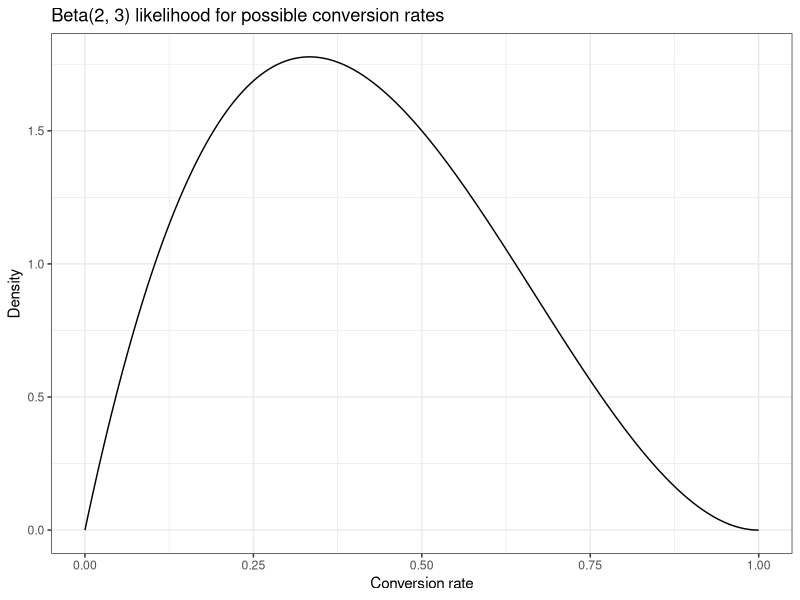
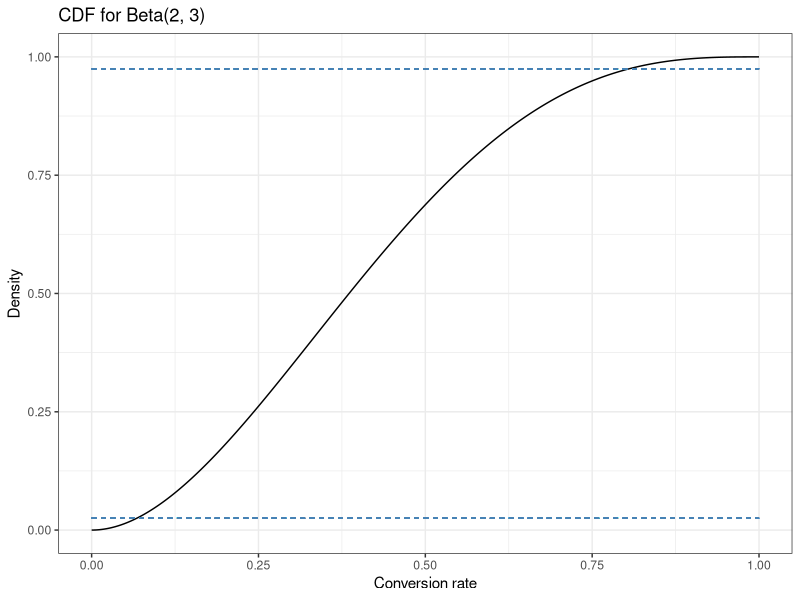
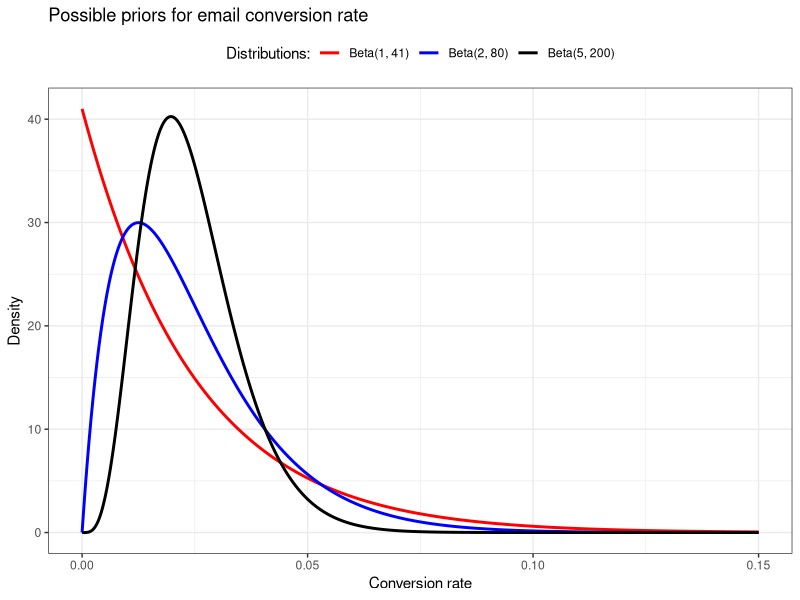
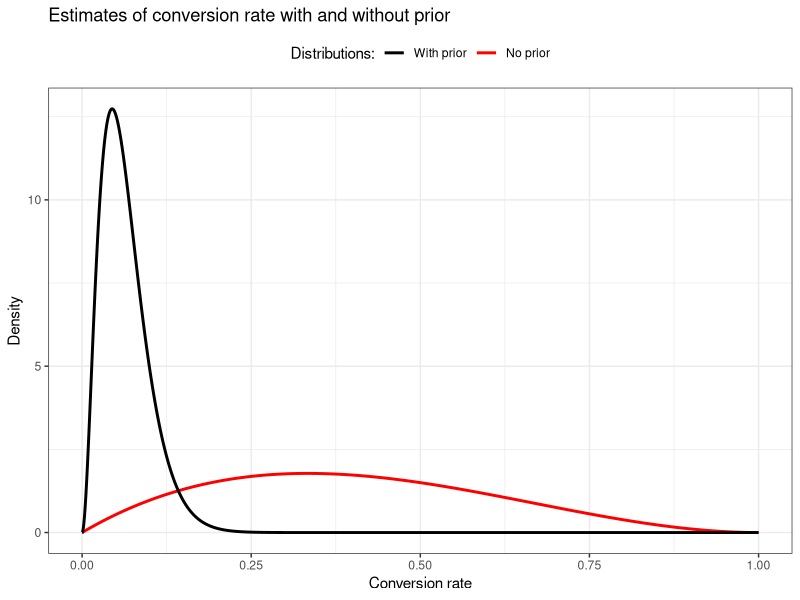
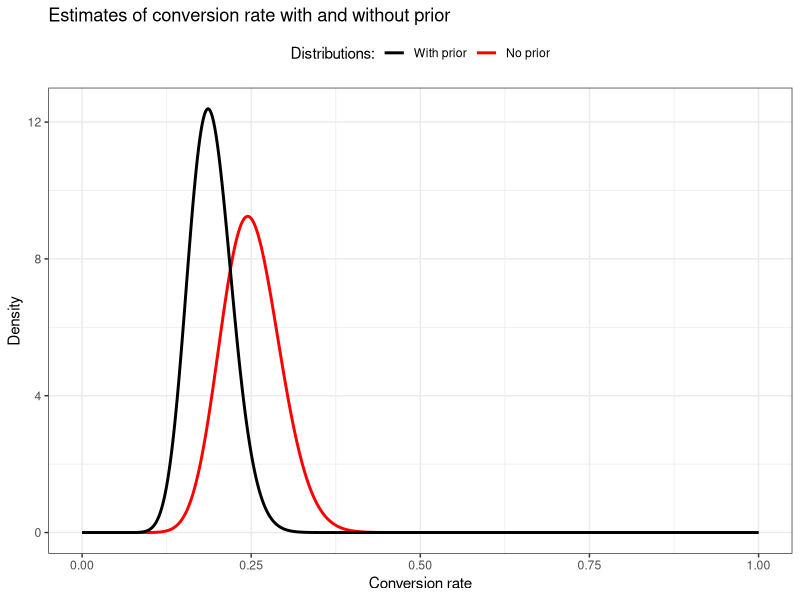
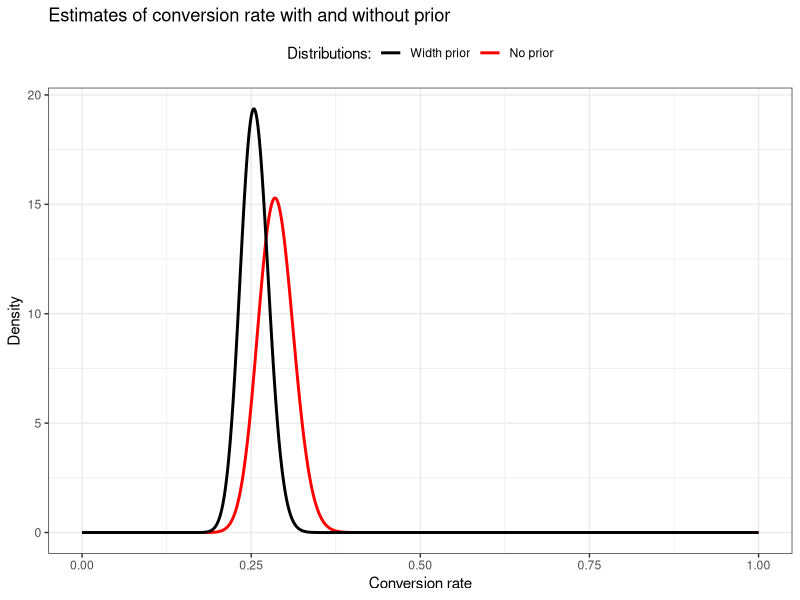
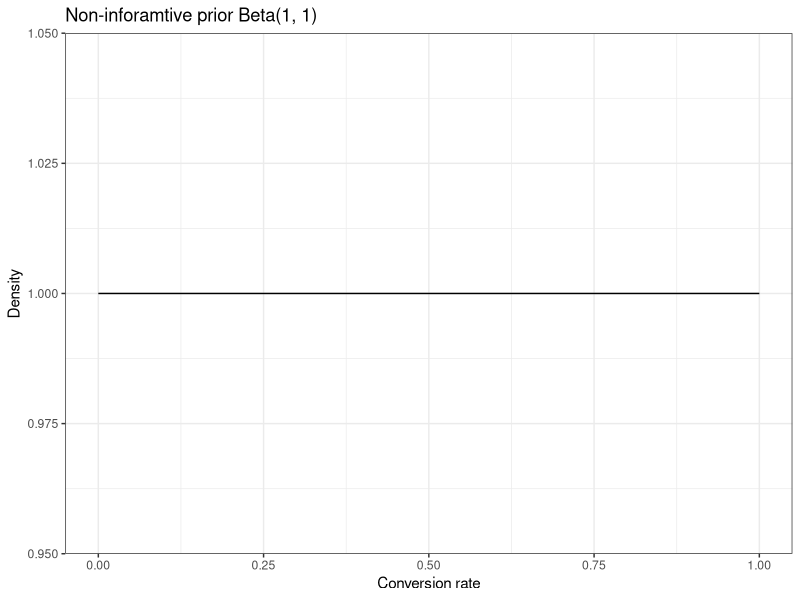
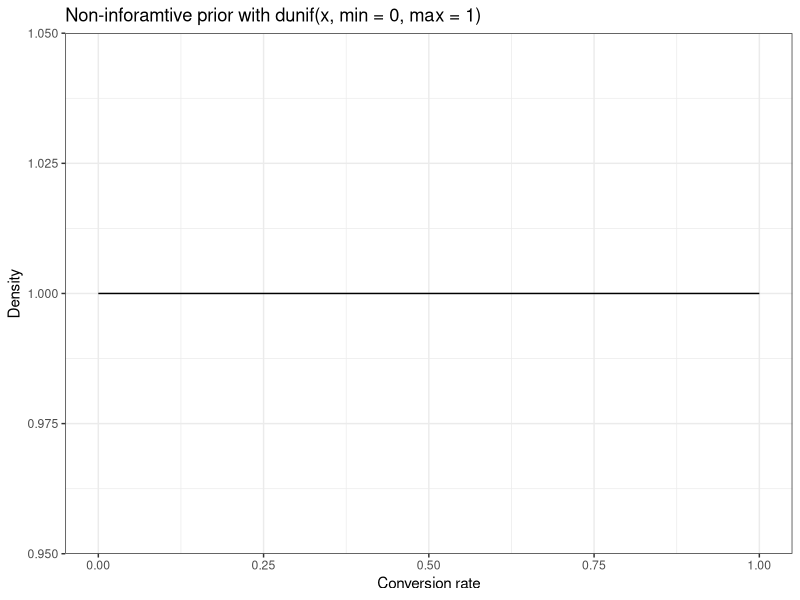

Generate these figures, in order, with R:
## ---- chunk 1
#| label: fig-pb-14-1
#| fig-cap: "The beta distribution for our observations so far"
#| attr-source: '#lst-fig-pb-14-1 lst-cap="Draw beta distribution for our observations so far"'
#| out.width: 70%
#| fig.align: center
tibble::tibble(x = seq(0, 1, .0001),
               y = dbeta(x, 2, 3)) |> 
    ggplot2::ggplot(ggplot2::aes(x = x, y = y)) +
    ggplot2::geom_line() +
    ggplot2::theme_bw() +
    ggplot2::labs(
        title = "Beta(2, 3) likelihood for possible conversion rates",
        x = "Conversion rate",
        y = "Density"
    )
## ---- chunk 2
#| label: fig-pb-14-2
#| fig-cap: "CDF for our observation"
#| attr-source: '#lst-fig-pb-14-2 lst-cap="Draw CDF with 95 percent credible interval"'
#| out.width: 70%
#| fig.align: center
tibble::tibble(x = seq(0, 1, .0001),
               y = pbeta(x, 2, 3)) |> 
    ggplot2::ggplot(ggplot2::aes(x = x, y = y)) +
    ggplot2::geom_line() +
    ggplot2::geom_segment(
          ggplot2::aes(x = 0, y = 0.025, xend = 1, yend = 0.025),
              linewidth = 0.4, linetype = "dashed", color = "steelblue") +
    ggplot2::geom_segment(
      ggplot2::aes(x = 0, y = 0.975, xend = 1, yend = 0.975),
          linewidth = 0.4, linetype = "dashed", color = "steelblue") +
    ggplot2::theme_bw() +
    ggplot2::labs(
        title = "CDF for Beta(2, 3)",
        x = "Conversion rate",
        y = "Density"
    )
## ---- chunk 3
#| label: fig-pb-14-3
#| fig-cap: "Comparing different possible prior probabilities"
#| attr-source: '#lst-fig-pb-14-3 lst-cap="Draw different possible prior probabilities"'
#| out.width: 70%
#| fig.align: center


tibble::tibble(x = seq(0, 0.15, .0001),
               y1 = dbeta(x, 1, 41),
               y2 = dbeta(x, 2, 80),
               y3 = dbeta(x, 5, 200)) |> 
    ggplot2::ggplot() +
    ggplot2::geom_line(ggplot2::aes(x = x, y = y1, color = "Beta(1, 41)"),  linewidth = 1.0) +
    ggplot2::geom_line(ggplot2::aes(x = x, y = y2, color = "Beta(2, 80)"),  linewidth = 1.0) +
    ggplot2::geom_line(ggplot2::aes(x = x, y = y3, color = "Beta(5, 200)"), linewidth = 1.0) +
    ggplot2::theme_bw() +
    ggplot2::theme(legend.position = "top") +
    ggplot2::scale_color_manual(name = "Distributions:", 
             values = c("Beta(1, 41)" = "red",
                        "Beta(2, 80)" = "blue",
                        "Beta(5, 200)" = "black")) +
    ggplot2::labs(
        title = "Possible priors for email conversion rate",
        x = "Conversion rate",
        y = "Density"
    )
## ---- chunk 4
#| label: fig-pb-14-4
#| fig-cap: "Comparing our likelihood (no prior) to our posterior (with prior)"
#| attr-source: '#lst-fig-pb-14-4 lst-cap="Draw likelihood (no prior) and posterior (with prior)"'
#| out.width: 70%
#| fig.align: center
tibble::tibble(x = seq(0, 1, .0001),
               y1 = dbeta(x, 2, 3),
               y2 = dbeta(x, 3, 44)) |> 
    ggplot2::ggplot() +
    ggplot2::geom_line(ggplot2::aes(x = x, y = y1, color = "No prior"),  linewidth = 1.0) +
    ggplot2::geom_line(ggplot2::aes(x = x, y = y2, color = "With prior"),  linewidth = 1.0) +
    ggplot2::theme_bw() +
    ggplot2::theme(legend.position = "top") +
    ggplot2::scale_color_manual(name = "Distributions:", 
             values = c("With prior" = "black",
                        "No prior" = "red")) +
    ggplot2::guides(colour = ggplot2::guide_legend(reverse = TRUE)) +
    ggplot2::labs(
        title = "Estimates of conversion rate with and without prior",
        x = "Conversion rate",
        y = "Density"
    )
## ---- chunk 5
#| label: fig-pb-14-5
#| fig-cap: "Updating our beliefs with more data"
#| attr-source: '#lst-fig-pb-14-5 lst-cap="Update likelihood (no prior) and posterior (with prior)"'
#| out.width: 70%
#| fig.align: center
tibble::tibble(x = seq(0, 1, .0001),
               y1 = dbeta(x, 25, 75),
               y2 = dbeta(x, 28, 119)) |> 
    ggplot2::ggplot() +
    ggplot2::geom_line(ggplot2::aes(x = x, y = y1, color = "No prior"),  linewidth = 1.0) +
    ggplot2::geom_line(ggplot2::aes(x = x, y = y2, color = "With prior"),  linewidth = 1.0) +
    ggplot2::theme_bw() +
    ggplot2::theme(legend.position = "top") +
    ggplot2::scale_color_manual(name = "Distributions:", 
             values = c("With prior" = "black",
                        "No prior" = "red")) +
    ggplot2::guides(colour = ggplot2::guide_legend(reverse = TRUE)) +
    ggplot2::labs(
        title = "Estimates of conversion rate with and without prior",
        x = "Conversion rate",
        y = "Density"
    )
## ---- chunk 6
#| label: fig-pb-14-6
#| fig-cap: "The beta distribution for our observations so far"
#| attr-source: '#lst-fig-pb-14-6 lst-cap="Draw beta distribution for our observations so far"'
#| out.width: 70%
#| fig.align: center
tibble::tibble(x = seq(0, 1, .0001),
               y1 = dbeta(x, 86, 214),
               y2 = dbeta(x, 114, 333)) |> 
    ggplot2::ggplot() +
    ggplot2::geom_line(ggplot2::aes(x = x, y = y1, color = "No prior"),  linewidth = 1.0) +
    ggplot2::geom_line(ggplot2::aes(x = x, y = y2, color = "Width prior"),  linewidth = 1.0) +
    ggplot2::theme_bw() +
    ggplot2::theme(legend.position = "top") +
    ggplot2::scale_color_manual(name = "Distributions:", 
             values = c("Width prior" = "black",
                        "No prior" = "red")) +
    ggplot2::guides(colour = ggplot2::guide_legend(reverse = TRUE)) +
    ggplot2::labs(
        title = "Estimates of conversion rate with and without prior",
        x = "Conversion rate",
        y = "Density"
    )
## ---- chunk 7
#| label: fig-pb-14-7a
#| fig-cap: "The noninformative prior Beta(1,1)"
#| attr-source: '#lst-fig-pb-14-7 lst-cap="Draw non-informative prior Beta(1,1)"'
#| out.width: 70%
#| fig.align: center
tibble::tibble(x = seq(0, 1, .0001),
               y = dbeta(x, 1, 1)) |> 
    ggplot2::ggplot(ggplot2::aes(x = x, y = y)) +
    ggplot2::geom_line() +
    ggplot2::theme_bw() +
    ggplot2::labs(
        title = "Non-inforamtive prior Beta(1, 1)",
        x = "Conversion rate",
        y = "Density"
    )
## ---- chunk 8
#| label: fig-pb-14-7b
#| fig-cap: "The noninformative with the uniform distribution"
#| attr-source: '#lst-fig-pb-14-7b lst-cap="Draw non-informative with the uniform distribution"'
#| out.width: 70%
#| fig.align: center
tibble::tibble(x = seq(0, 1, .0001),
               y = dunif(x)) |> 
    ggplot2::ggplot(ggplot2::aes(x = x, y = y)) +
    ggplot2::geom_line() +
    ggplot2::theme_bw() +
    ggplot2::labs(
        title = "Non-inforamtive prior with dunif(x, min = 0, max = 1)",
        x = "Conversion rate",
        y = "Density"
    )
